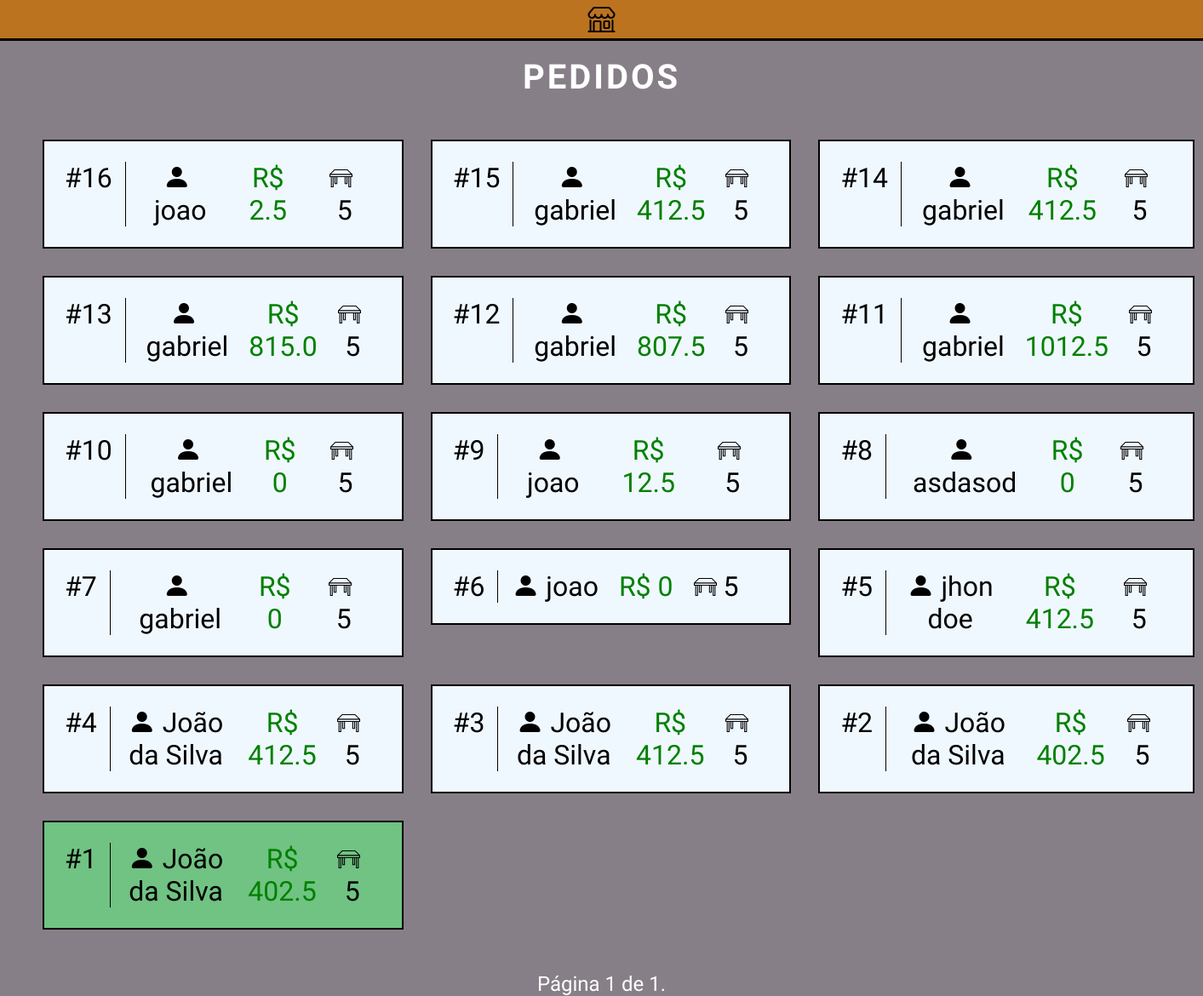
/menu/pedidos/ (signed in), run on an earlier commit of the app's database.
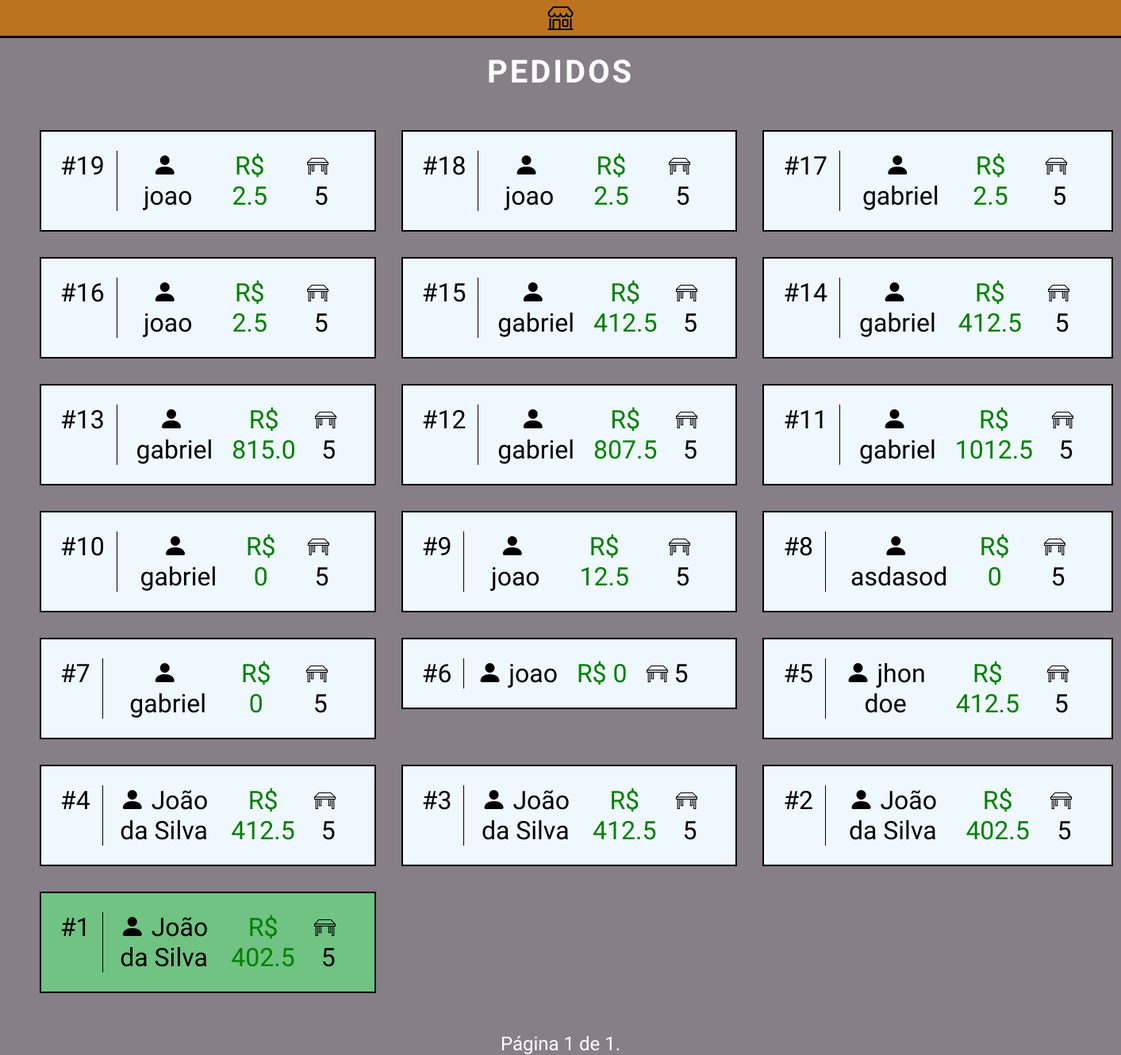
And on a later commit of the database.
### menoo/models.py (models this page shows, shortened)
class Order(models.Model):
    foods = models.ManyToManyField(Food, through='OrderFood')  # Usando o modelo intermediário.
    order_date = models.DateTimeField('Data-Hora do pedido', auto_now_add=True)
    note = models.TextField(_('Observation'), blank=True, default="Nenhuma observação")
    customer_name = models.CharField(_('Customer Name'), max_length=90)
    phone_regex = RegexValidator(
        regex=r'^\d{2}\d{9}$',
        message="O número de telefone deve estar no formato: '(dd)988888888'. Até 11 dígitos são permitidos."
    )
    customer_phone_number = models.CharField(validators=[phone_regex], max_length=11)
    STATUS_CHOICES = [
        ('Aguardando','Aguardando'),
        ('Visto','Visto')
    ]
    status = models.CharField(max_length=22, default='Aguardando', choices=STATUS_CHOICES)
    table = models.IntegerField(_('Número da mesa'), default=None, blank=True, null=True)
    @property
    def preco_total(self):
        return sum(order_food.food.price * order_food.quantity for order_food in self.orderfood_set.all())
    def get_absolute_url(self):
        return reverse('order-detail', args=[str(self.id)])
    class Meta:
        ordering = ['order_date']

class OrderFood(models.Model):
    order = models.ForeignKey('Order', on_delete=models.CASCADE)
    food = models.ForeignKey(Food, on_delete=models.CASCADE)
    quantity = models.PositiveIntegerField(default=1)

class Food(models.Model):
    category = models.ForeignKey(Category, on_delete=models.CASCADE)
    name = models.CharField(_('name'), max_length=80)
    description = models.TextField(_('Description'), max_length=250)
    price = models.FloatField(_('Price'), validators=[MinValueValidator(0.0)])
    image = models.ImageField(_('Image Food'), upload_to='foods/', default='logo.avif')
    class Meta:
        ordering = ['price']
        verbose_name = 'Alimento'
        verbose_name_plural = 'Alimentos'

### menoo/views.py (the view)
# urls.py: path('pedidos/', OrderList.as_view(), name="orders_menu"),
class OrderList(LoginRequiredMixin, ListView):
    queryset = Order.objects.all().order_by('-order_date')
    template_name = 'menu_orders.html'
    context_object_name = 'orders'
    paginate_by = 21

### menoo/templates/menu_orders.html (shortened to what this page needs)
<!DOCTYPE html>
<html lang="en">
<head>
    {% load static %}
    <link rel="stylesheet" href="{% static "css/menu-orders.css" %}">
</head>
<body>
    <nav class="navbar"><i class="bi bi-shop"></i></nav>
    <br>
    <h1 class="orders-title">PEDIDOS</h1>
    <section class="orders">
    {% for order in orders %}
        <a href="{{order.get_absolute_url}}" style="text-decoration:none;color:black;">
            <div class="order-card {% if order.status == "Visto" %}visto{% endif %}">
                <p class="order-id">#{{order.id}}</p>
                <p class="order-customer"><i class="bi bi-person-fill"></i>&nbsp{{order.customer_name|truncatechars:20}}</p>
                <p class="order-price">R$ {{order.preco_total}}</p>
                <p class="order-table"><?xml version="1.0" encoding="utf-8"?>
                    {{order.table}}</p>
            </div>
        </a>
    {% endfor %}
    </section>
    <div class="div-pagination">
        <div class="pagination" style="display:flex; justify-content:center;">
            <span class="page-links">
                <span class="page-current" style="color:white;">
                    Página {{ page_obj.number }} de {{ page_obj.paginator.num_pages }}.
                </span>
            </span>
        </div>
    </div>
</body>
</html>

What changed in the data, as far as the page shows it:
added Order: id "19", customer_name "joao", preco_total "2.5", table "5"
added Order: id "18", customer_name "joao", preco_total "2.5", table "5"
added Order: id "17", customer_name "gabriel", preco_total "2.5", table "5"
